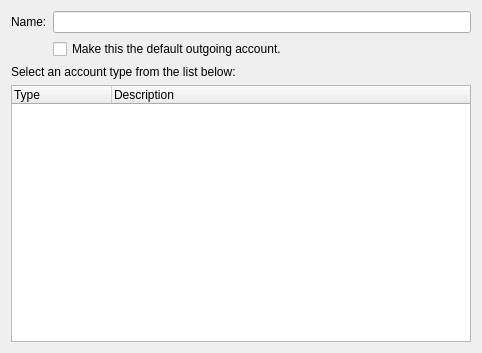
<?xml version="1.0" encoding="UTF-8"?>
<ui version="4.0">
 <class>AddTransportDialog</class>
 <widget class="QWidget" name="AddTransportDialog">
  <property name="geometry">
   <rect>
    <x>0</x>
    <y>0</y>
    <width>482</width>
    <height>353</height>
   </rect>
  </property>
  <property name="minimumSize">
   <size>
    <width>0</width>
    <height>0</height>
   </size>
  </property>
  <property name="windowTitle">
   <string>Step One: Select Transport Type</string>
  </property>
  <layout class="QGridLayout" name="gridLayout">
   <item row="0" column="0">
    <widget class="QLabel" name="label">
     <property name="text">
      <string comment="The name of a mail transport">Name:</string>
     </property>
    </widget>
   </item>
   <item row="0" column="1">
    <widget class="QLineEdit" name="name"/>
   </item>
   <item row="1" column="1">
    <widget class="QCheckBox" name="setDefault">
     <property name="text">
      <string>Make this the default outgoing account.</string>
     </property>
    </widget>
   </item>
   <item row="2" column="0" colspan="2">
    <widget class="QLabel" name="descLabel">
     <property name="sizePolicy">
      <sizepolicy hsizetype="Preferred" vsizetype="Preferred">
       <horstretch>0</horstretch>
       <verstretch>0</verstretch>
      </sizepolicy>
     </property>
     <property name="text">
      <string>Select an account type from the list below:</string>
     </property>
     <property name="alignment">
      <set>Qt::AlignLeading|Qt::AlignLeft|Qt::AlignTop</set>
     </property>
     <property name="wordWrap">
      <bool>true</bool>
     </property>
    </widget>
   </item>
   <item row="3" column="0" colspan="2">
    <widget class="QTreeWidget" name="typeListView">
     <property name="alternatingRowColors">
      <bool>true</bool>
     </property>
     <property name="rootIsDecorated">
      <bool>false</bool>
     </property>
     <column>
      <property name="text">
       <string>Type</string>
      </property>
     </column>
     <column>
      <property name="text">
       <string>Description</string>
      </property>
     </column>
    </widget>
   </item>
  </layout>
 </widget>
 <resources/>
 <connections/>
</ui>
